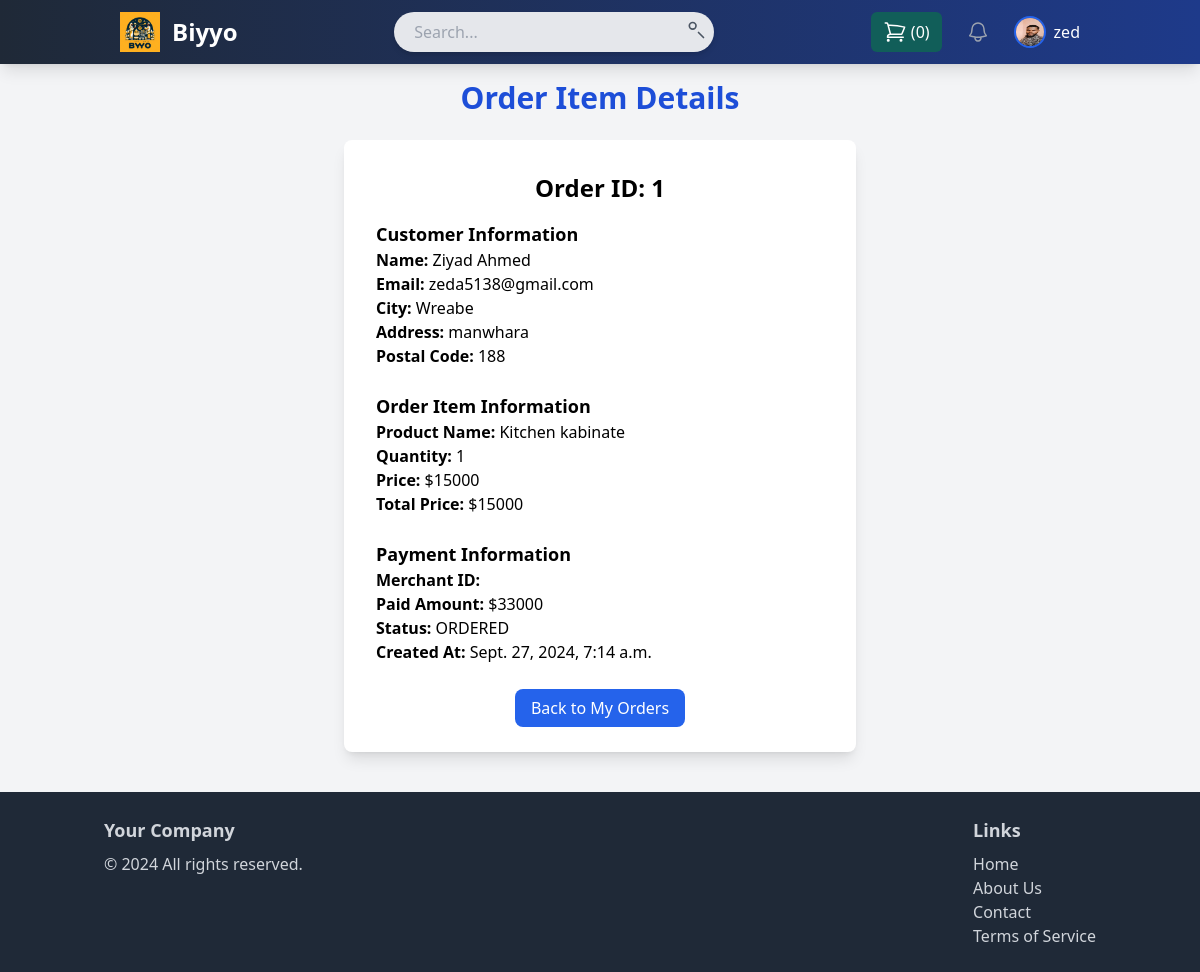
Screenshot of /my_store/my_orders/product_order_detail/1/ (signed in) with the database file from the repository.
### Stores/models.py (models this page shows, shortened)
class OrderItem(models.Model):
    order = models.ForeignKey(Order, related_name='items',on_delete=models.CASCADE)
    product = models.ForeignKey(Products, related_name='items', on_delete=models.CASCADE)
    price = models.IntegerField()
    quantity = models.IntegerField(default=1)
    def get_total_price(self):
        return self.price

class Order (models.Model):
    ORDERED = 'ordered'
    SHIPPED = 'shipped'
    STATUS_CHOICES = (
        (ORDERED,'ordered'),
        (SHIPPED,'shipped')
       )
    first_name = models.CharField(max_length=255)
    last_name = models.CharField(max_length=255)
    city = models.CharField(max_length=255)
    address = models.CharField(max_length=255)
    email = models.CharField(max_length=255)
    posta_code = models.CharField(max_length=20, default='0000')
    marchent_id = models.CharField(max_length=255)
    paid_amount =models.IntegerField(default=0)
    is_paid = models.BooleanField(default=False)
    created_by = models.ForeignKey(User,related_name='orders',on_delete=models.CASCADE, blank= True)
    created_at = models.DateTimeField(auto_now_add=True)
    status = models.CharField(max_length=25, choices=STATUS_CHOICES,default='ORDERED')
    class Meta:
        ordering = ('-created_at',)

class Products(models.Model):
    DRAFT= 'Draft'
    WAITING_APPROVAL= 'Waiting Apruval'
    ACTIVE = 'active'
    DELETE = 'delete'
    STATUS_CHOICES = (
        (DRAFT,'Draft'),
        (WAITING_APPROVAL,'Waiting Apruval'),
        (ACTIVE,'active'),
        (DELETE, 'delete')
    )
    id = models.AutoField(primary_key=True)
    name = models.CharField(max_length=50, blank=True, null=True)
    image = models.ImageField(upload_to="product_images", null=True, blank=True)
    category = models.ForeignKey(Categories, on_delete=models.CASCADE, default=1)
    description = models.TextField(blank=True, null=True)
    specifications = models.JSONField(blank=True, null=True)
    initial_sell = models.FloatField(blank=True, null=True)
    initial_buy = models.FloatField(blank=True, null=True)
    dimensions = models.CharField(default='0x0x0', max_length=255)
    color = models.CharField(max_length=255)
    tax_percentage = models.CharField(max_length=255, blank=True, null=True)
    brand = models.CharField(max_length=255)
    brand_model = models.CharField(max_length=255, blank=True, null=True)
    status = models.CharField(max_length=255, choices=STATUS_CHOICES, default=ACTIVE)
    additional_details = models.JSONField(blank=True, null=True)
    display_order = models.IntegerField(default=0)
    parent = models.ForeignKey('self', on_delete=models.CASCADE, blank=True, null=True, related_name='variants')
    domain_user = models.ForeignKey(User, on_delete=models.CASCADE)  # Default to user with ID=1
    added_by = models.ForeignKey(User, on_delete=models.CASCADE, related_name='added_products')
    created_at = models.DateTimeField(auto_now_add=True)
    updated_at = models.DateTimeField(auto_now=True)

### UserProfile/views.py (the view)
# urls.py: path('my_store/my_orders/product_order_detail/<int:order_item_id>/', product_order_detail, name='product_order_detail'),
@login_required
def product_order_detail(request, order_item_id):
    order_item = get_object_or_404(OrderItem, id=order_item_id, product__added_by=request.user)
    order = order_item.order  # This will fetch the associated order
    order_details = {
        'first_name': order.first_name,
        'last_name': order.last_name,
        'city': order.city,
        'address': order.address,
        'email': order.email,
        'postal_code': order.posta_code,
        'merchant_id': order.marchent_id,
        'paid_amount': order.paid_amount,
        'is_paid': order.is_paid,
        'status': order.get_status_display(),
        'created_at': order.created_at,
    }
    return render(request, 'detail_order.html', {
        'order_item': order_item,
        'order': order_details,  # Pass the detailed order information
    })

### Stores/cart.py (called while the page is built)
    def __len__(self):
        return sum(item['quantity'] for item in self.cart.values())

### Stores/context_proccessor.py (called while the page is built)
def cart (request):
    return {'cart':Cart(request)}

### UserProfile/Templates/detail_order.html
{% extends 'base.html' %}
{% block content %}
<div class="container mx-auto my-10 flex flex-col items-center">
    <h2 class="text-3xl font-bold text-blue-700 mb-6 text-center">Order Item Details</h2>
    <div class="bg-white shadow-lg rounded-lg p-8 w-full max-w-lg">
        <h3 class="text-2xl font-semibold text-center">Order ID: {{ order_item.order.id }}</h3>
        <div class="mt-4">
            <h4 class="text-lg font-bold">Customer Information</h4>
            <p><strong>Name:</strong> {{ order.first_name }} {{ order.last_name }}</p>
            <p><strong>Email:</strong> {{ order.email }}</p>
            <p><strong>City:</strong> {{ order.city }}</p>
            <p><strong>Address:</strong> {{ order.address }}</p>
            <p><strong>Postal Code:</strong> {{ order.postal_code }}</p>
        </div>
        <div class="mt-6">
            <h4 class="text-lg font-bold">Order Item Information</h4>
            <p><strong>Product Name:</strong> {{ order_item.product.name }}</p>
            <p><strong>Quantity:</strong> {{ order_item.quantity }}</p>
            <p><strong>Price:</strong> ${{ order_item.price }}</p>
            <p><strong>Total Price:</strong> ${{ order_item.get_total_price }}</p>
        </div>
        <div class="mt-6">
            <h4 class="text-lg font-bold">Payment Information</h4>
            <p><strong>Merchant ID:</strong> {{ order.merchant_id }}</p>
            <p><strong>Paid Amount:</strong> ${{ order.paid_amount }}</p>
            <p><strong>Status:</strong> {{ order.status }}</p>
            <p><strong>Created At:</strong> {{ order.created_at }}</p>
        </div>
        <div class="mt-8 text-center">
            <a href="{% url 'my_orders' %}" class="bg-blue-600 text-white px-4 py-2 rounded-lg hover:bg-blue-700 transition duration-200">Back to My Orders</a>
        </div>
    </div>
</div>
{% endblock %}

### Stores/Templates/base.html (shortened to what this page needs)
{% load compress %}
{% load static %}
<!DOCTYPE html>
<html lang="en">
<head>
    {% compress css %}
    <link rel="stylesheet" href="{% static 'src/output.css' %}">
    {% endcompress %}
    <script src="https://cdn.tailwindcss.com/3.0.0?plugins=typography@0.5.0"></script>
</head>
<body class="bg-gray-100">
    <nav class="fixed top-0 left-0 right-0 bg-gradient-to-r from-gray-800 to-blue-900 shadow-lg z-50">
        <div class="container mx-auto px-4 sm:px-6 lg:px-8">
            <div class="flex justify-between h-16 items-center">
                <div class="flex items-center">
                    <a href="{% url 'gen_home' %}" class="flex items-center space-x-3">
                        <img class="h-10 w-auto" src="{% static 'Images/logo1.jfif' %}" alt="Your Company Logo">
                        <span class="text-white font-semibold text-2xl">Biyyo</span>
                    </a>
                </div>
                <div class="hidden md:block">
                    <form action="search/" method="GET" class="relative flex items-center">
                        <input type="search" name="query" placeholder="Search..." class="rounded-full bg-gray-200 text-gray-900 px-5 py-2 w-80 shadow-md focus:outline-none focus:ring-2 focus:ring-blue-500 transition duration-300 ease-in-out" />
                        <button type="submit" class="absolute right-2 top-2 text-gray-600 hover:text-blue-500">
                            <svg class="h-5 w-5" fill="none" viewBox="0 0 24 24" stroke="currentColor" stroke-width="2">
                                <path stroke-linecap="round" stroke-linejoin="round" d="M21 21l-6-6M8 11a4 4 0 100-8 4 4 0 000 8z" />
                            </svg>
                        </button>
                    </form>
                </div>
                <div class="flex items-center space-x-4">
                    <a href="{% url 'cart_view' %}" class="flex items-center space-x-1 bg-teal-800 hover:bg-teal-900 text-white px-3 py-2 rounded-md transition duration-300">
                        <span>({{ cart|length }})</span>
                    </a>
                    <button class="relative p-2 rounded-full text-gray-400 hover:text-white focus:outline-none transition">
                    </button>
                    <div class="relative ml-3">
                        {% if request.user.is_authenticated %}
                            <button id="profile-dropdown" class="flex items-center space-x-2 focus:outline-none">
                                <img class="h-8 w-8 rounded-full border-2 border-blue-600" src="{% static 'Images/ze.jpg' %}" alt="Your Profile Picture">
                                <span class="text-white font-medium">{{ request.user.username }}</span>
                            </button>
                        {% else %}
                            <a href="{% url 'login' %}" class="text-white hover:bg-blue-700 px-3 py-2 rounded-md text-sm font-medium transition duration-200">Login</a>
                        {% endif %}
                    </div>
                </div>
            </div>
        </div>
    </nav>
    <main class="container mx-auto mt-20">
        {% block content %}
        {% endblock content %}
    </main>
    <footer class="bg-gray-800 text-gray-300 mt-10 py-6">
        <div class="container mx-auto px-4">
            <div class="flex justify-between">
                <div>
                    <h3 class="text-lg font-bold mb-2">Your Company</h3>
                    <p>&copy; 2024 All rights reserved.</p>
                </div>
                <div>
                    <h3 class="text-lg font-bold mb-2">Links</h3>
                    <ul>
                        <li><a href="{% url 'gen_home' %}" class="hover:text-white">Home</a></li>
                        <li><a href="{% url 'about' %}" class="hover:text-white">About Us</a></li>
                        <li><a href="" class="hover:text-white">Contact</a></li>
                        <li><a href="" class="hover:text-white">Terms of Service</a></li>
                    </ul>
                </div>
            </div>
        </div>
    </footer>
</body>
</html>

### rows the page displays
OrderItem: order.id "1", product.name "Kitchen kabinate", quantity "1", price "15000", get_total_price "15000"
Order: first_name "Ziyad", last_name "Ahmed", email "zeda5138@gmail.com", city "Wreabe", address "manwhara", postal_code "188", status "ORDERED", created_at "Sept. 27, 2024, 7:14 a.m."

### other values shown
{{ cart|length }} "0"
{{ request.user.username }} "zed"
{{ order.paid_amount }} "33000"
